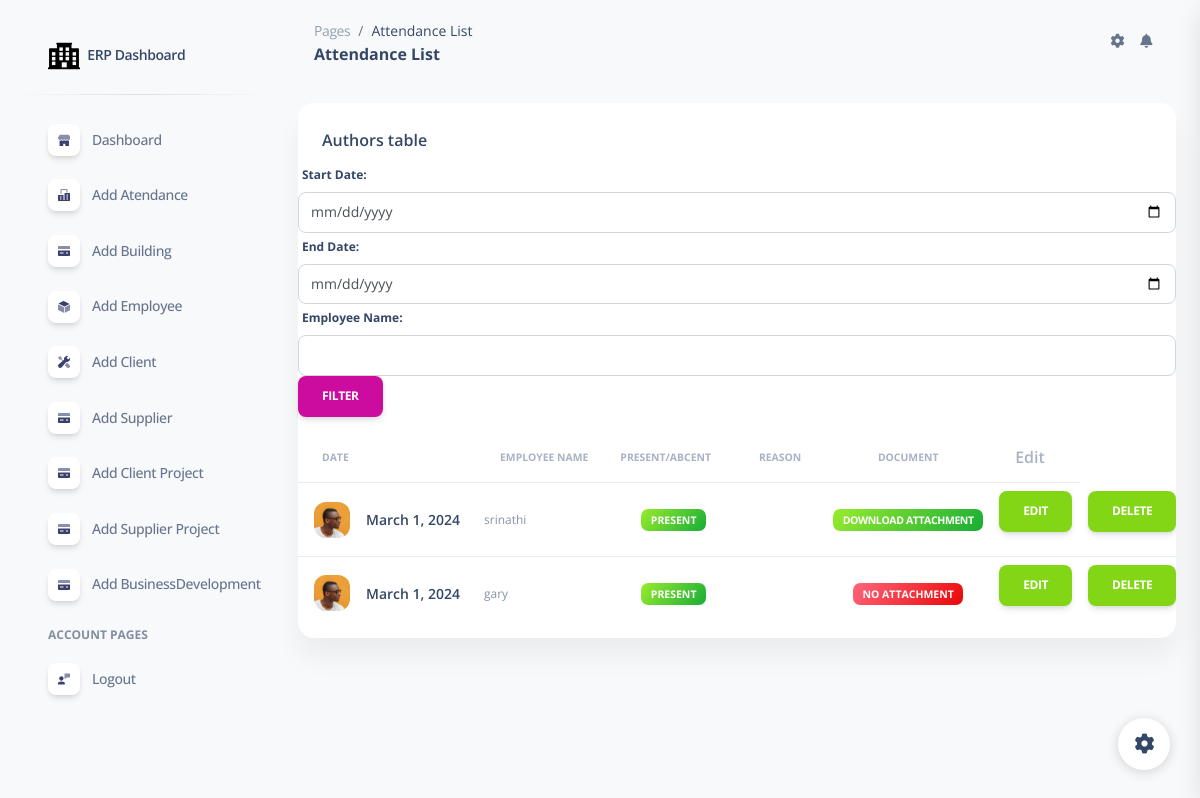
/attendance_list/ (signed in), run on an earlier commit of the app's database.
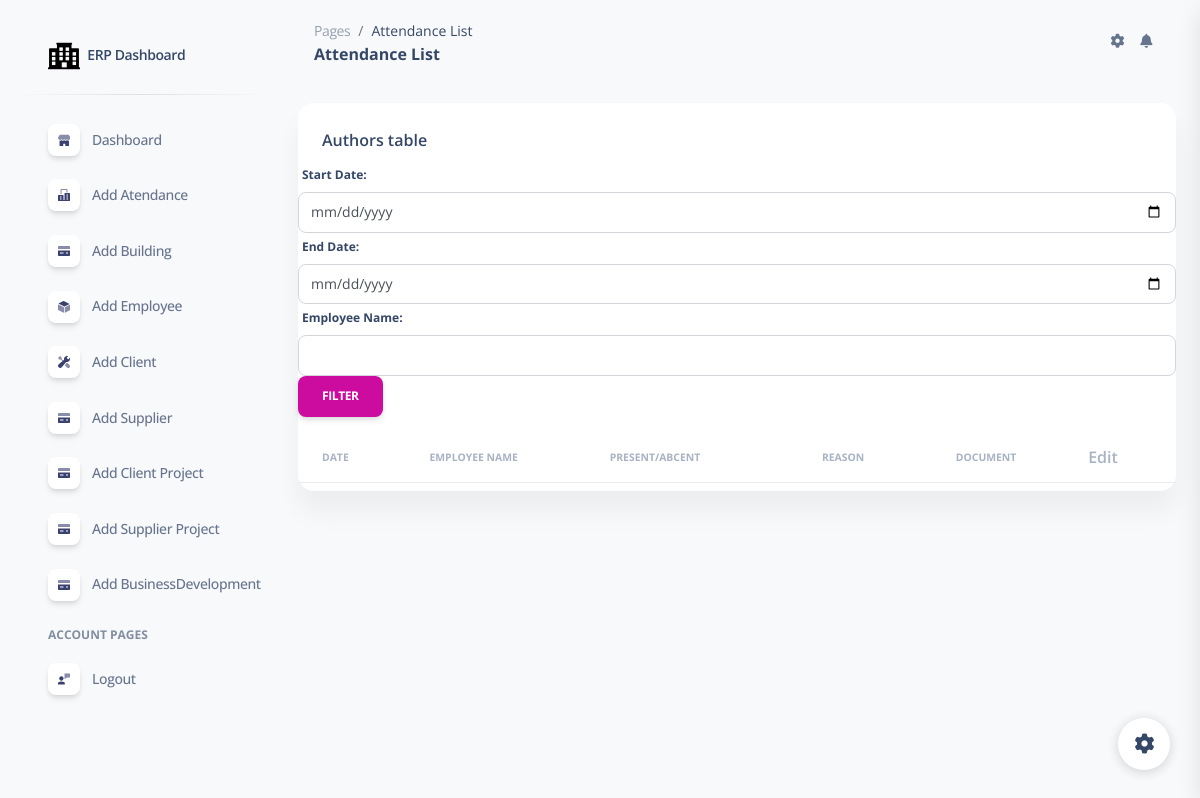
And on a later commit of the database.
### erpapp/models.py (models this page shows, shortened)
class Attendance(models.Model):
    employee = models.ForeignKey(Employee, on_delete=models.CASCADE)
    date = models.DateField()
    present = models.BooleanField(default=False)
    absent = models.BooleanField(default=False)  # Add this line
    reason = models.CharField(max_length=50)
    attachment = models.FileField(upload_to='attendance_attachments/', null=True, blank=True)

class Employee(models.Model):
    employeename = models.CharField(max_length=255)
    date_of_joining = models.CharField(max_length=225)
    passport_number = models.CharField(max_length=255)
    passport_expirydate =  models.CharField(max_length=255)
    eid =  models.CharField(max_length=255)
    eid_expirydate =  models.CharField(max_length=255)
    nationality = models.CharField(max_length=255)
    operatorcard_expirydate = models.CharField(max_length=255)
    date_of_releiving = models.CharField(max_length=255)
    passportattachment = models.FileField(upload_to='employee_attachments/', null=True, blank=True)
    emiratesattachment = models.FileField(upload_to='employee_attachments/', null=True, blank=True)
    operatorcardattachment = models.FileField(upload_to='employee_attachments/', null=True, blank=True)
    def __str__(self):
        return self.employeename

### erpapp/views.py (the view)
# urls.py: path('attendance_list/',attendance_list,name='attendance_list'),
@login_required
def attendance_list(request):
    if request.method == 'GET':
        start_date_str = request.GET.get('start_date')
        end_date_str = request.GET.get('end_date')
        employee = request.GET.get('employee')
        date_format = '%Y-%m-%d'
        attendancelist = Attendance.objects.all()
        if start_date_str and end_date_str:
            start_date = datetime.strptime(start_date_str, date_format)
            end_date = datetime.strptime(end_date_str, date_format)
            attendancelist = Attendance.objects.filter(date__range=(start_date, end_date))
        if employee:
            attendancelist = attendancelist.filter(employee__employeename=employee)
    return render(request,'attendance_list.html',{'attendancelist':attendancelist})

### erpapp/templates/attendance_list.html (shortened to what the changed rows need)
{% extends 'base.html' %}
{% load static %}
{% block content %}
<!DOCTYPE html>
<html lang="en">
<head>
  <link href="{% static  'css/nucleo-icons.css' %}" rel="stylesheet" />
  <link href="{% static  'css/nucleo-svg.css' %}" rel="stylesheet" />
  <link href="{% static '/css/nucleo-svg.css' %}" rel="stylesheet" />
  <link id="pagestyle" href="{% static 'css/soft-ui-dashboard.css' %}" rel="stylesheet" />
</head>
<body class="g-sidenav-show  bg-gray-100">
<main class="main-content position-relative max-height-vh-100 h-100 mt-1 border-radius-lg ">
    <div class="container-fluid py-4">
      <div class="row">
        <div class="col-12">
          <div class="card mb-4">
            <div class="card-body px-0 pt-0 pb-2">
              <div class="table-responsive p-0">
                <table class="table align-items-center mb-0">
                  <thead>
                    <tr>
                      <th class="text-uppercase text-secondary text-xxs font-weight-bolder opacity-7">Date</th>
                      <th class="text-uppercase text-secondary text-xxs font-weight-bolder opacity-7">Employee Name</th>
                      <th class="text-uppercase text-secondary text-xxs font-weight-bolder opacity-7 ps-2">Present/Abcent</th>
                      <th class="text-center text-uppercase text-secondary text-xxs font-weight-bolder opacity-7">reason</th>
                      <th class="text-center text-uppercase text-secondary text-xxs font-weight-bolder opacity-7">Document</th>
                      <th class="text-secondary opacity-7">Edit</th>
                    </tr>
                  </thead>
                  <tbody>
                    {% for attendancelist in attendancelist %}
                    <tr>
                      <td>
                        <div class="d-flex px-2 py-1">
                          <div>
                            <img src="{% static '/img/team-2.jpg' %}" class="avatar avatar-sm me-3" alt="user1">
                          </div>
                          <div class="d-flex flex-column justify-content-center">
                            <h6 class="mb-0 text-sm">{{ attendancelist.date }}</h6>
                          </div>
                        </div>
                      </td>
                      <td>
                        <p class="text-xs text-secondary mb-0">{{ attendancelist.employee }}</p>
                      </td>
                      <td class="align-middle text-center text-sm">
                        {% if attendancelist.absent %}
                            <span class="badge badge-sm bg-gradient-danger">Absent</span>
                        {% else %}
                            <span class="badge badge-sm bg-gradient-success">Present</span>
                        {% endif %}
                    </td>
                      <td class="align-middle text-center text-sm">
                      </td>
                      <td class="align-middle text-center text-sm">
                        {% if attendancelist.attachment %}
                            <a href="{{ attendancelist.attachment.url }}" download>
                                <span class="badge badge-sm bg-gradient-success">Download Attachment</span>
                            </a>
                        {% else %}
                            <span class="badge badge-sm bg-gradient-danger">No Attachment</span>
                        {% endif %}
                    </td>
                      <td>
                      <a href="{% url 'edit_attendance' attendancelist.id %}" class="btn btn-success">Edit</a>
                      </td>
                      <td>
                        <a href="{% url 'delete_attendance' attendancelist.id %}" class="btn btn-success">Delete</a>
                        </td>
                    </tr>
                    {% endfor %}
                  </tbody>
                </table>
              </div>
            </div>
          </div>
        </div>
      </div>
{% endblock %}

What changed in the data, as far as the page shows it:
removed Attendance: date "March 1, 2024", employee "srinathi", absent "PRESENT"
removed Attendance: date "March 1, 2024", employee "gary", absent "PRESENT", attachment "NO ATTACHMENT"
